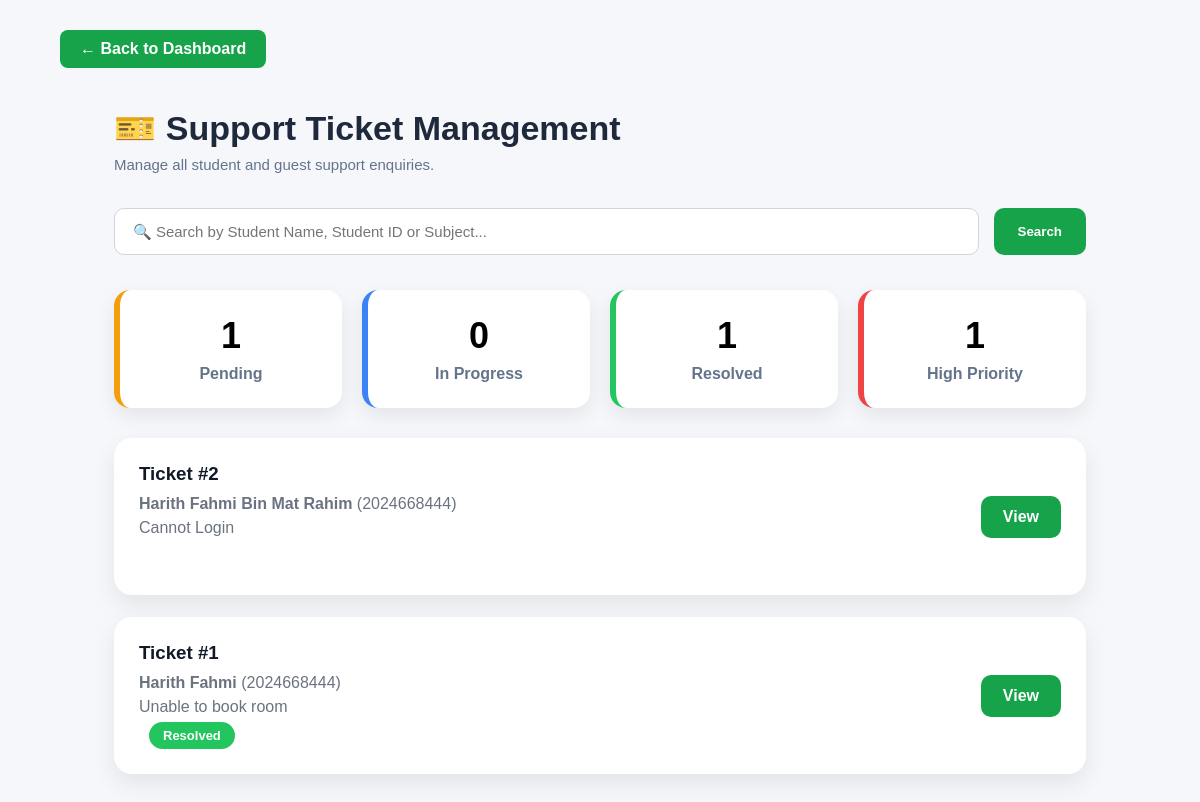
Before: /admin_support.php with the older database file.
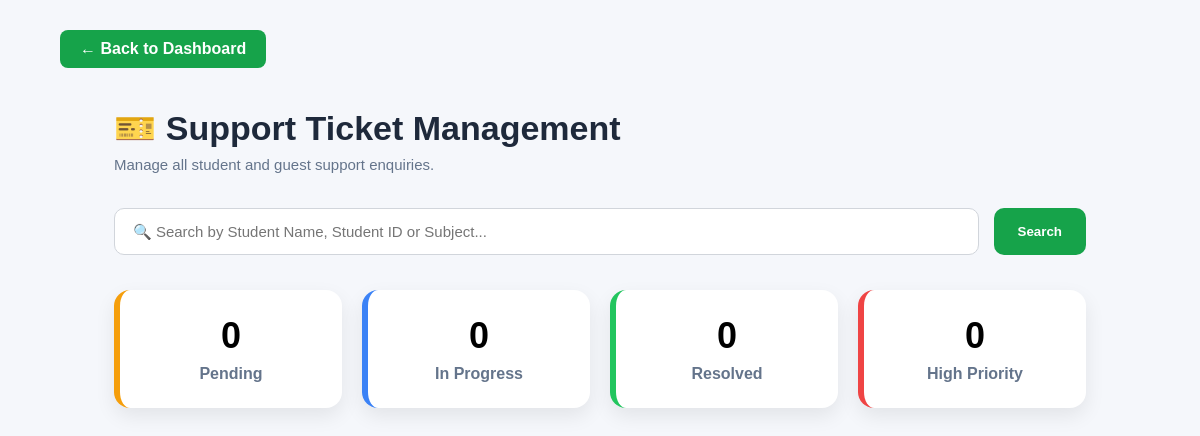
After: the same page with the newer database file.
### tables this page shows
CREATE TABLE `support_tickets` (
  `ticket_id` int(11) NOT NULL,
  `student_id` varchar(20) NOT NULL,
  `student_name` varchar(100) NOT NULL,
  `email` varchar(100) NOT NULL,
  `subject` varchar(255) NOT NULL,
  `priority` enum('Low','Medium','High') DEFAULT 'Medium',
  `message` text NOT NULL,
  `status` enum('Pending','In Progress','Resolved') DEFAULT 'Pending',
  `created_at` timestamp NOT NULL DEFAULT current_timestamp()
);

### admin_support.php (the view, shortened to what this page needs)
<?php
include 'connection.php';
$totalPending = mysqli_num_rows(
    mysqli_query($connect,"
    SELECT * FROM support_tickets
    WHERE status='Pending'
")
);
$totalProgress = mysqli_num_rows(
    mysqli_query($connect,"
    SELECT * FROM support_tickets
    WHERE status='In Progress'
")
);
$totalResolved = mysqli_num_rows(
    mysqli_query($connect,"
    SELECT * FROM support_tickets
    WHERE status='Resolved'
")
);
$totalHigh = mysqli_num_rows(
    mysqli_query($connect,"
    SELECT * FROM support_tickets
    WHERE priority='High'
")
);
if(isset($_GET['search']) && $_GET['search']!=""){
    $search = mysqli_real_escape_string($connect,$_GET['search']);
    $result = mysqli_query($connect,"
    SELECT *
    FROM support_tickets
    WHERE
        student_name LIKE '%$search%'
        OR
        student_id LIKE '%$search%'
        OR
        subject LIKE '%$search%'
    ORDER BY created_at DESC
    ");
}else{
    $result = mysqli_query($connect,"
    SELECT *
    FROM support_tickets
    ORDER BY created_at DESC
    ");
}
?>
<!DOCTYPE html>
<html lang="en">
<head>
<link rel="stylesheet" href="css/admin.css">
</head>
<body>
    <body>
<div class="back-button">
    <a href="admin_dashboard.php">
        ← Back to Dashboard
    </a>
</div>
<div class="container">
<div class="container">
<div class="page-header">
    <h1>🎫 Support Ticket Management</h1>
    <p>
        Manage all student and guest support enquiries.
    </p>
</div>
<form method="GET" class="search-bar">
    <input
        type="text"
        name="search"
        placeholder="🔍 Search by Student Name, Student ID or Subject..."
        value="<?php echo isset($_GET['search']) ? $_GET['search'] : ''; ?>"
    >
    <button type="submit">
        Search
    </button>
</form>
<div class="stats-grid">
    <div class="stat-box pending-box">
        <h2><?= $totalPending; ?></h2>
        <p>Pending</p>
    </div>
    <div class="stat-box progress-box">
        <h2><?= $totalProgress; ?></h2>
        <p>In Progress</p>
    </div>
    <div class="stat-box resolved-box">
        <h2><?= $totalResolved; ?></h2>
        <p>Resolved</p>
    </div>
    <div class="stat-box high-box">
        <h2><?= $totalHigh; ?></h2>
        <p>High Priority</p>
    </div>
</div>
<?php
while($row=mysqli_fetch_assoc($result)){
$statusClass="pending";
if($row['status']=="Resolved"){
$statusClass="resolved";
}
?>
<div class="ticket-card">
<div class="ticket-info">
<h3>
Ticket #<?= $row['ticket_id']; ?>
</h3>
<p>
<b><?= $row['student_name']; ?></b>
(<?= $row['student_id']; ?>)
</p>
<p>
<?= $row['subject']; ?>
</p>
<span class="status <?= $statusClass ?>">
<?= $row['status']; ?>
</span>
</div>
<a class="view-btn"
href="view_ticket.php?id=<?= $row['ticket_id']; ?>">
View
</a>
</div>
<?php } ?>
</div>
</body>
</html>

### admin.css (style rules this page uses)
* { margin:0; padding:0; box-sizing:border-box; font-family:Arial,sans-serif; }
body { background:#f5f7fb; }
.container { width:90%; margin:40px auto; }
.container h1 { margin-bottom:30px; color:#1e293b; }
.back-button { width:90%; margin:30px auto 10px; }
.back-button a { display:inline-block; text-decoration:none; background:#16a34a; color:#fff; padding:10px 20px; border-radius:8px; font-weight:600; transition:.3s; }
.page-header { margin-bottom:30px; }
.page-header h1 { font-size:34px; color:#1e293b; margin-bottom:8px; }
.page-header p { color:#64748b; font-size:15px; }
.stats-grid { display:grid; grid-template-columns:repeat(4,1fr); gap:20px; margin:30px 0; }
.stat-box { background:white; border-radius:16px; padding:25px; text-align:center; box-shadow:0 8px 20px rgba(0,0,0,.08); transition:.3s; }
.stat-box h2 { font-size:36px; margin-bottom:8px; }
.stat-box p { color:#64748b; font-weight:600; }
.pending-box { border-left:6px solid #f59e0b; }
.progress-box { border-left:6px solid #3b82f6; }
.resolved-box { border-left:6px solid #22c55e; }
.high-box { border-left:6px solid #ef4444; }
.search-bar { display:flex; gap:15px; margin:35px 0; }
.search-bar input { flex:1; padding:14px 18px; border:1px solid #d1d5db; border-radius:10px; font-size:15px; }
.search-bar button { background:#16a34a; color:white; border:none; padding:14px 24px; border-radius:10px; cursor:pointer; font-weight:bold; }
.pending { color:orange; font-weight:bold; }
.ticket-card { background:white; border-radius:18px; padding:25px; margin-bottom:22px; display:flex; justify-content:space-between; align-items:center; box-shadow:0 10px 25px rgba(0,0,0,.08); transition:.3s; }
.ticket-info h3 { margin-bottom:10px; color:#111827; }
.ticket-info p { margin:6px 0; color:#6b7280; }
.status { display:inline-block; padding:6px 14px; border-radius:20px; color:white; font-size:13px; font-weight:bold; margin-left:10px; }
.resolved { background:#22c55e; }
.view-btn { background:#16a34a; color:white; text-decoration:none; padding:12px 22px; border-radius:10px; font-weight:bold; transition:.3s; }

Changed rows visible on the page:
removed support_tickets: ticket_id "2", student_name "Harith Fahmi Bin Mat Rahim", student "2024668444", subject "Cannot Login"
removed support_tickets: ticket_id "1", student_name "Harith Fahmi", student "2024668444", subject "Unable to book room", status "Resolved"
Other visible differences:
$totalPending: "1" → "0"
$totalResolved: "1" → "0"
$totalHigh: "1" → "0"
